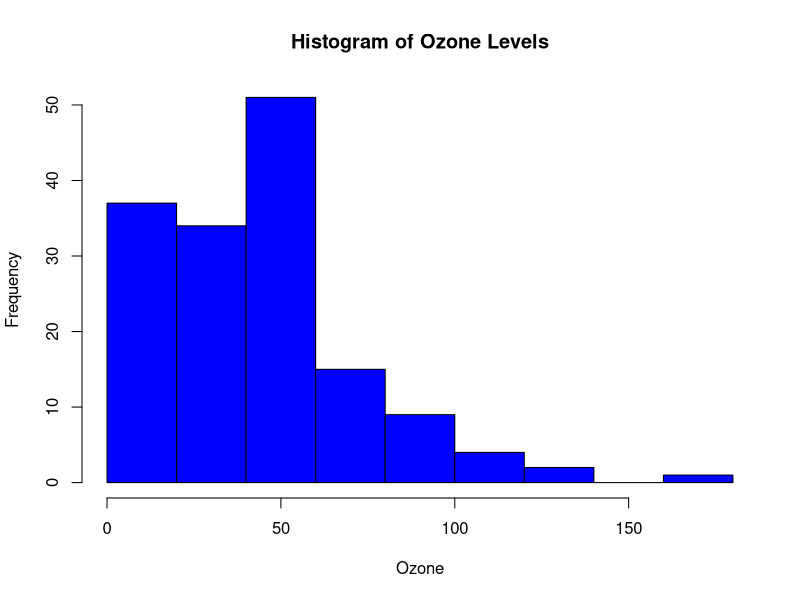
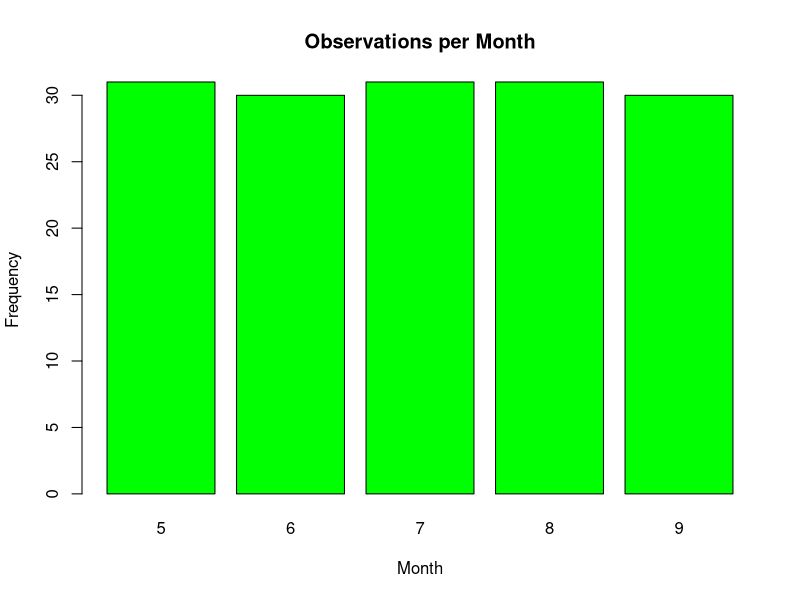
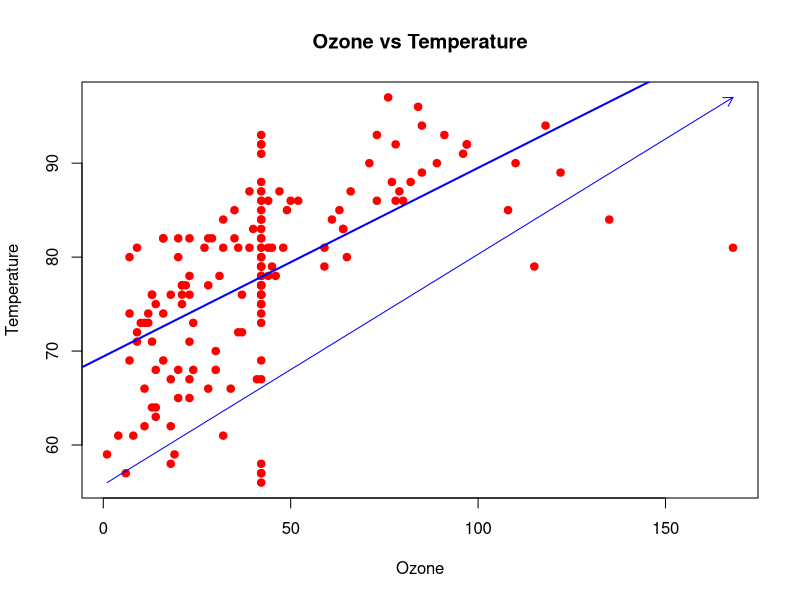
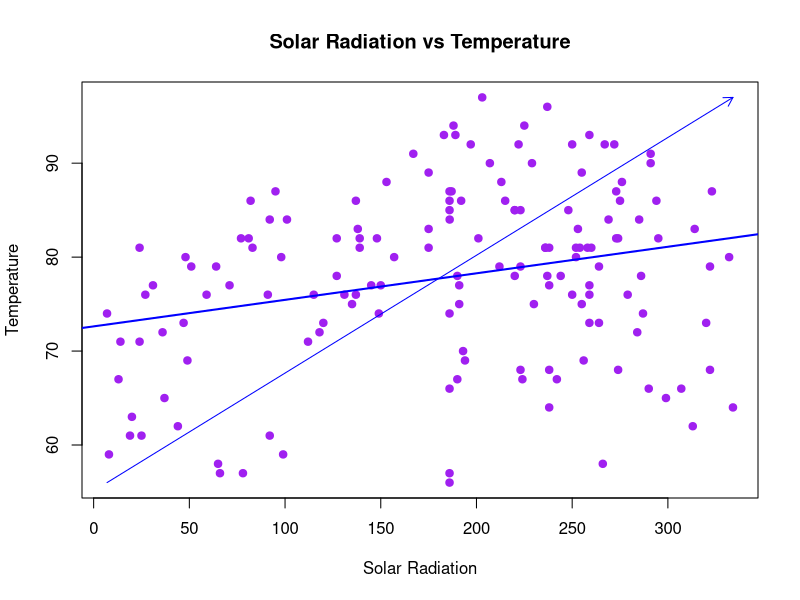
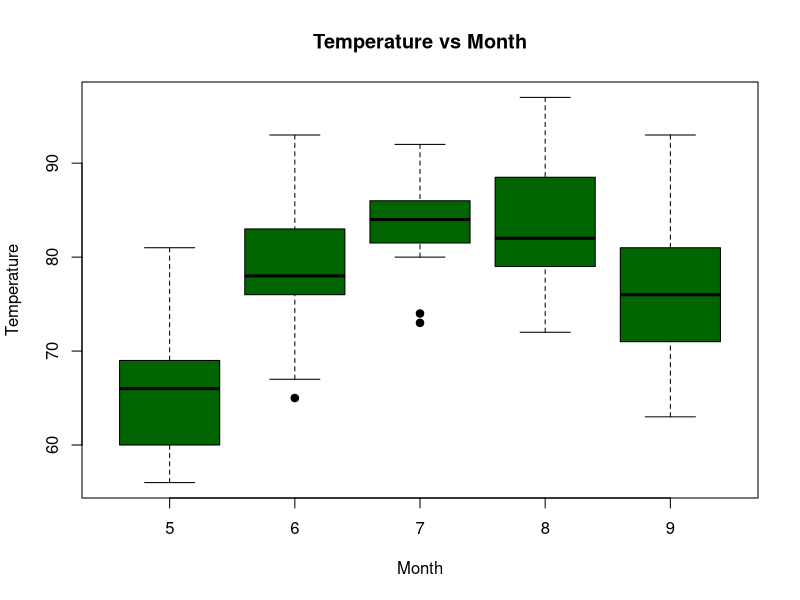
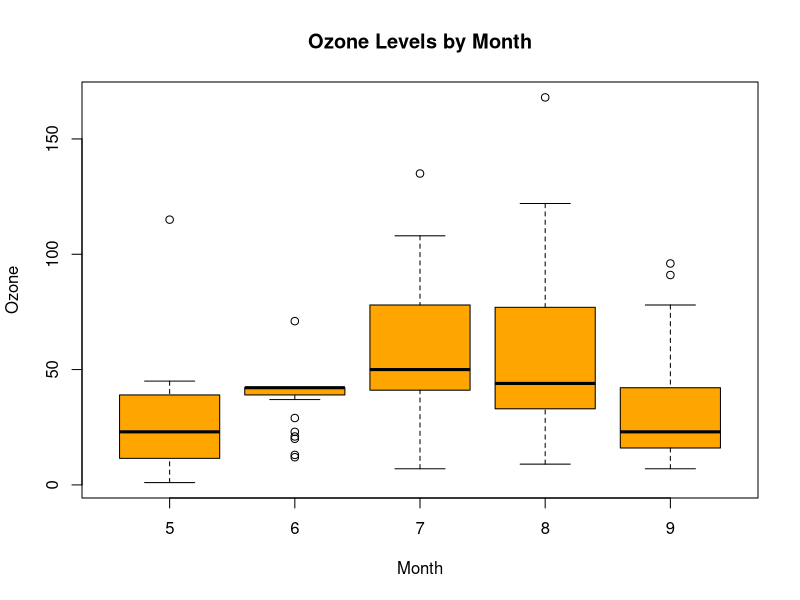

R code for these plots, in order:
# Enable pausing between plots
devAskNewPage(TRUE)

# Load airquality dataset
data(airquality)

# Inspect the data’s structure and types
str(airquality)
summary(airquality)
head(airquality)

# Handling missing values
colSums(is.na(airquality))

# Remove rows with missing values
airquality_clean <- na.omit(airquality)

# Fill missing values with column means
airquality$Ozone[is.na(airquality$Ozone)] <- mean(airquality$Ozone, na.rm = TRUE)
airquality$Solar.R[is.na(airquality$Solar.R)] <- mean(airquality$Solar.R, na.rm = TRUE)

# Data cleaning
names(airquality) <- c("Ozone", "SolarRadiation", "Wind", "Temperature", "Month", "Day")
airquality$Month <- as.factor(airquality$Month)

# Summary statistics
summary(airquality)

# Create histograms
hist(airquality$Ozone, main="Histogram of Ozone Levels", xlab="Ozone", col="blue", border="black")

# Create bar plot for observations per month
barplot(table(airquality$Month), main="Observations per Month", xlab="Month", ylab="Frequency", col="green")

# Scatter plot for Ozone vs Temperature with trend line and arrow
plot(airquality$Ozone, airquality$Temperature, main="Ozone vs Temperature", xlab="Ozone", ylab="Temperature", col="red", pch=19)
abline(lm(Temperature ~ Ozone, data=airquality), col="blue", lwd=2)
arrows(min(airquality$Ozone), min(airquality$Temperature), max(airquality$Ozone), max(airquality$Temperature), col="blue", length=0.1)

# Scatter plot for Solar Radiation vs Temperature with trend line and arrow
plot(airquality$SolarRadiation, airquality$Temperature, main="Solar Radiation vs Temperature", xlab="Solar Radiation", ylab="Temperature", col="purple", pch=19)
abline(lm(Temperature ~ SolarRadiation, data=airquality), col="blue", lwd=2)
arrows(min(airquality$SolarRadiation), min(airquality$Temperature), max(airquality$SolarRadiation), max(airquality$Temperature), col="blue", length=0.1)

# Scatter plot for Temperature vs Month
plot(airquality$Month, airquality$Temperature, main="Temperature vs Month", xlab="Month", ylab="Temperature", col="darkgreen", pch=19)

# Calculate and analyze correlations
cor_matrix <- cor(airquality[, 1:4], use="complete.obs")
print(cor_matrix)

# Create box plot for Ozone levels by month
boxplot(Ozone ~ Month, data=airquality, main="Ozone Levels by Month", xlab="Month", ylab="Ozone", col="orange")

# Disable pausing
devAskNewPage(FALSE)
